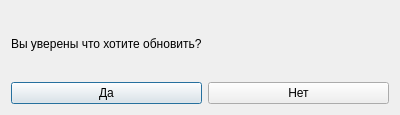
<?xml version="1.0" encoding="UTF-8"?>
<ui version="4.0">
 <class>Dialog</class>
 <widget class="QDialog" name="Dialog">
  <property name="geometry">
   <rect>
    <x>0</x>
    <y>0</y>
    <width>400</width>
    <height>115</height>
   </rect>
  </property>
  <property name="windowTitle">
   <string>Подтвердите действие</string>
  </property>
  <layout class="QGridLayout" name="gridLayout_2">
   <item row="1" column="0">
    <widget class="QPushButton" name="yesUpdateButton">
     <property name="text">
      <string>Да</string>
     </property>
    </widget>
   </item>
   <item row="1" column="1">
    <widget class="QPushButton" name="noUpdateButton">
     <property name="text">
      <string>Нет</string>
     </property>
    </widget>
   </item>
   <item row="0" column="0">
    <widget class="QLabel" name="label">
     <property name="text">
      <string>Вы уверены что хотите обновить?</string>
     </property>
    </widget>
   </item>
  </layout>
 </widget>
 <resources/>
 <connections/>
</ui>
